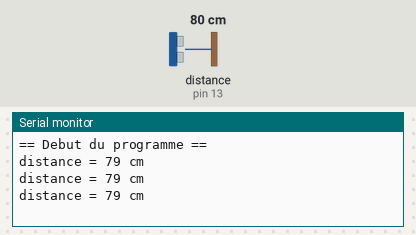
This sketch was run on a simulated Arduino Uno, built with avr-gcc and run on an emulated ATmega328P. On the bench: the last lines printed to the serial monitor. Wiring (inferred from the names in the program): ultrasonic range finder: trigger pin 12; echo pin 13. The test bench sets the inputs (shaded band); at power-on: distance to the obstacle (sensor on pin 13) 80 cm. The echo pulse lasts 58.3 µs per cm.

Above: at 1.3 s.
1.4 s: distance to the obstacle (sensor on pin 13) set to 2 cm
At 1.9 s:
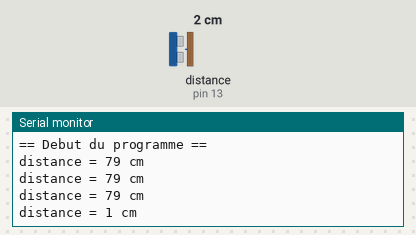
2.9 s: distance to the obstacle (sensor on pin 13) set to 4 cm
At 3.4 s:
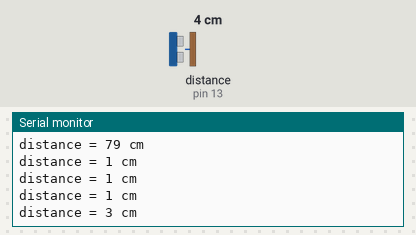
Timing chart, 0 to 5.9 s (numbered marks = the images above; inputs shaded):
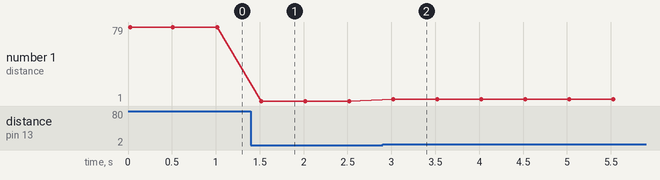

Measured:
- after the input at 1.4 s, the serial monitor: prints a new line after 0.12 s (image 1)
- after the input at 2.9 s, the serial monitor: prints a new line after 0.12 s (image 2)
- plotted number 1: 79 → 1 after the input at 1.4 s, 1 → 3 after the input at 2.9 s

The sketch:

capteur-2807.ino
```cpp
///////////////////////////////////////////////
//    Programme test pour capteur HC-SR05    ////            Go Tronic 2017                 //
///////////////////////////////////////////////
#define trigPin 12
#define echoPin 13

long duration, distance;

void setup () {
  Serial.begin (9600);
  pinMode(trigPin, OUTPUT);
  pinMode(echoPin, INPUT);
  Serial.println("== Debut du programme ==");
}
void loop() {
  // Envoie de l'onde
  digitalWrite(trigPin, LOW);
  delayMicroseconds(2);
  digitalWrite(trigPin, HIGH);
  delayMicroseconds(10);
  digitalWrite(trigPin, LOW);

  // Réception de l'écho
  duration = pulseIn(echoPin, HIGH);

  // Calcul de la distance
  distance = (duration / 2) / 29.1;

  if (distance >= 400 || distance <= 0) {
    Serial.println("Hors plage");
  }
  else {
    Serial.print("distance = ");
    Serial.print(distance);
    Serial.println(" cm");
  }
  delay(500);
  // délai entre deux mesures
}
```
